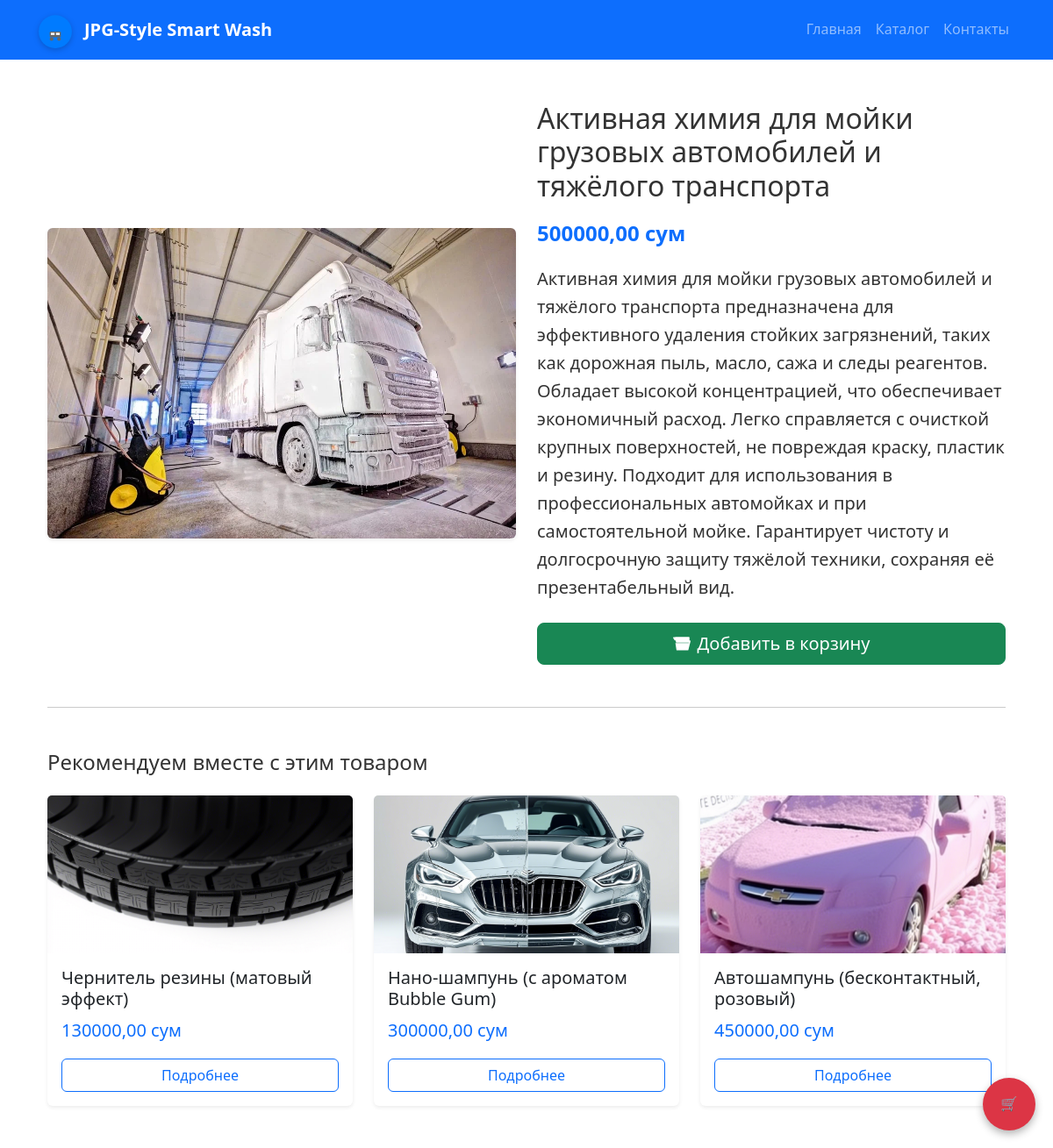
The page /product/6/ on the database its author committed.
### products/models.py (models this page shows, shortened)
class Product(models.Model):
    category = models.ForeignKey(
        Category,
        on_delete=models.CASCADE,
        verbose_name="Категория"
    )
    name = models.CharField(max_length=200, verbose_name="Название товара")
    description = models.TextField(verbose_name="Описание")
    price = models.DecimalField(max_digits=10, decimal_places=2)
    image = models.ImageField(upload_to='products/', verbose_name="Фото товара")
    class Meta:
        verbose_name = "Товар"
        verbose_name_plural = "Товары"
        ordering = ['-price']  # или ['name'], как тебе удобнее

### products/views.py (the view)
# urls.py: path('product/<int:pk>/', views.product_detail, name='product_detail'),
def product_detail(request, pk):
    product = get_object_or_404(Product, pk=pk)
    related_products = Product.objects.exclude(pk=pk).order_by('?')[:3]
    return render(request, 'products/product_detail.html', {
        'product': product,
        'related_products': related_products
    })

### products/templates/products/product_detail.html (shortened to what this page needs)
{% extends "products/base.html" %}
{% block content %}
<div class="container my-5">
    <div class="row g-4 align-items-center">
        <div class="col-md-6">
            <img src="{{ product.image.url }}"
                 class="img-fluid rounded shadow-sm transition hover-zoom"
                 alt="{{ product.name }}">
        </div>
        <div class="col-md-6">
            <h2 class="mb-3">{{ product.name }}</h2>
            <p class="fs-4 text-primary fw-bold">{{ product.price }} сум</p>
            <p class="lead mb-4">{{ product.description }}</p>
            <form action="{% url 'add_to_cart' product.id %}" method="post">
                <button type="submit" class="btn btn-success btn-lg w-100 d-flex align-items-center justify-content-center gap-2">
                    Добавить в корзину
                </button>
            </form>
        </div>
    </div>
    <hr class="my-5">
    <h4 class="mt-5 mb-4">Рекомендуем вместе с этим товаром</h4>
    <div class="row g-4">
        {% if related_products %}
            {% for item in related_products %}
            <div class="col-md-4">
                <div class="card h-100 border-0 shadow-sm hover-shadow transition">
                    <img src="{{ item.image.url }}"
                         class="card-img-top transition hover-zoom"
                         style="height: 180px; object-fit: cover;"
                         alt="{{ item.name }}">
                    <div class="card-body d-flex flex-column">
                        <h5 class="card-title">{{ item.name }}</h5>
                        <p class="text-primary fs-5">{{ item.price }} сум</p>
                        <a href="{% url 'product_detail' item.id %}" class="btn btn-outline-primary mt-auto transition hover-grow">
                            Подробнее
                        </a>
                    </div>
                </div>
            </div>
            {% endfor %}
        {% else %}
            <div class="col-12">
                <div class="alert alert-info text-center">
                    Нет доступных рекомендаций. Попробуйте добавить ещё товаров в каталог.
                </div>
            </div>
        {% endif %}
    </div>
</div>
{% endblock %}

### static/css/style.css (style rules this page uses)
body { font-family: 'Segoe UI', sans-serif; line-height: 1.6; color: #333; }
.card { display: flex; flex-direction: column; height: 100%; border: none; background-color: #fff; transition: all 0.3s ease; box-shadow: 0 0 10px rgba(0, 0, 0, 0.1); }
.card-img-top { object-fit: cover; height: 200px; transition: transform 0.3s ease; }
.card-body { display: flex; flex-direction: column; justify-content: space-between; padding: 1rem; flex: 1 1 auto; }
.card-title { font-size: 1.25rem; margin-bottom: 0.5rem; }
.transition { transition: all 0.3s ease; }

### rows shown on the page
Product: image (picture), name "Активная химия для мойки грузовых автомобилей и тяжёлого транспорта", price "500000,00", description "Активная химия для мойки грузовых автомобилей и тяжёлого транспорта предназначена для эффективного удаления стойких загрязнений, таких как дорожная пыль, масло, сажа и следы реагентов. Обладает высокой концентрацией, что обеспечивает экономичный расход. Легко справляется с очисткой крупных поверхностей, не повреждая краску, пластик и резину. Подходит для использования в профессиональных автомойках и при самостоятельной мойке. Гарантирует чистоту и долгосрочную защиту тяжёлой техники, сохраняя её презентабельный вид."
Product: image (picture), name "Чернитель резины (матовый эффект)", price "130000,00"
Product: image (picture), name "Нано-шампунь (с ароматом Bubble Gum)", price "300000,00"
Product: image (picture), name "Автошампунь (бесконтактный, розовый)", price "450000,00"
